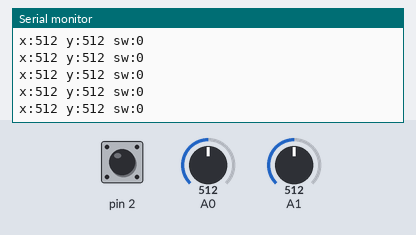
This sketch was run on a simulated Arduino Uno, built with avr-gcc and run on an emulated ATmega328P. On the bench: the last lines printed to the serial monitor. The inputs (shaded band) are chosen by the test bench; at power-on: A1 = 512, A0 = 512, pin 2 HIGH.

Above: at 4.2 s.
4.3 s: A1 set to 985
At 5.1 s:
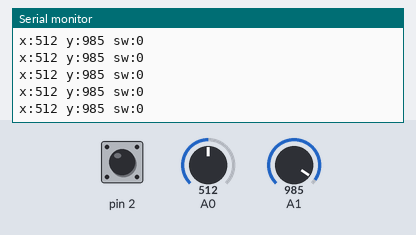
5.8 s: A1 set to 1017
At 6.4 s:
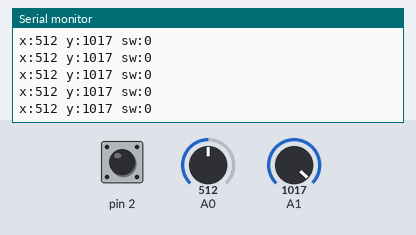
8.8 s: A0 set to 105
At 9.6 s:
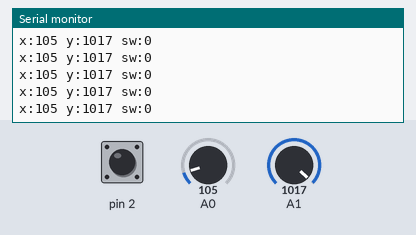
11.8 s: A0 set to 93
At 12.8 s:
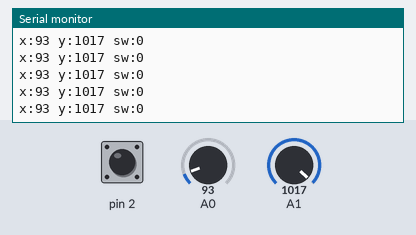
Timing chart, 0 to 14.8 s (numbered marks = the images above; inputs shaded):
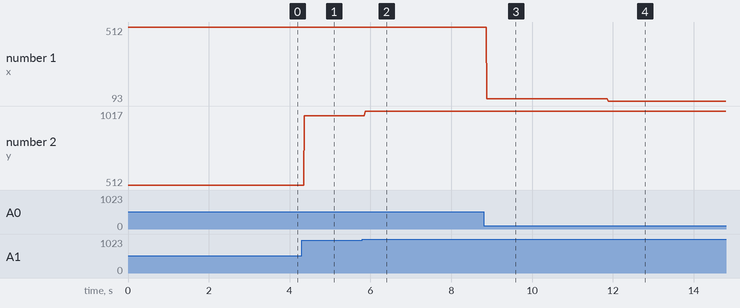

Measured:
- after the input at 4.3 s, the serial monitor: prints a new line after 0.07 s (image 1)
- after the input at 5.8 s, the serial monitor: prints a new line after 0.07 s (image 2)
- after the input at 8.8 s, the serial monitor: prints a new line after 0.08 s (image 3)
- after the input at 11.8 s, the serial monitor: prints a new line after 0.08 s (image 4)
- plotted number 1: 512 → 105 after the input at 8.8 s, 105 → 93 after the input at 11.8 s
- plotted number 2: 512 → 985 after the input at 4.3 s, 985 → 1017 after the input at 5.8 s

The sketch:

week11_2_anduino_joystick_serial_println.ino
```cpp
//week11_2_anduino_joystick_serial_println
//這個會占用Arduino右上角
void setup() {
  Serial.begin(9600);
}

void loop() {
  int x= analogRead(A0); //讀入X座標
  int y= analogRead(A1); //讀入Y座標
  int sw= digitalRead(2); //joystick壓紐
  if(digitalRead(2)==LOW) sw=1; //按下去，投1
  else sw=0; //彈起來，設0
  char line[200];
  sprintf(line, "x:%d y:%d sw:%d\n", x, y, sw);
  Serial.print(line); //改用print(),不要println()
}
```
